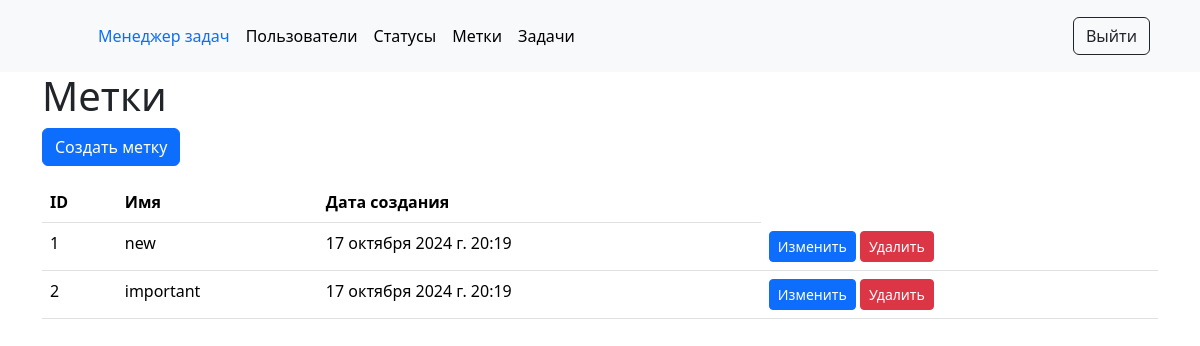
Screenshot of /tags/ (signed in) with the database file from the repository.
### task_manager/tags/models.py (models this page shows, shortened)
class Tag(models.Model):
    name = models.CharField(max_length=255,
                            unique=True,
                            verbose_name=gettext("Tag"))
    created_at = models.DateTimeField(auto_now_add=True)

### task_manager/tags/views.py (the view)
# urls.py: path('', views.tags_list, name='tags_list'),
@login_required
def tags_list(request):
    tags = Tag.objects.all()
    return render(request,
                  'tags/tags_list.html',
                  {'tags': tags})

### task_manager/templates/tags/tags_list.html
{% extends "base.html" %}
{% load i18n %}
{% block content %}
<div class="container">
    <h1>{% translate "Tags" %}</h1>
    <a href="{% url 'tag_create' %}" class="btn btn-primary">{% translate "Create tag" %}</a>
    <table class="table mt-3">
        <thead>
            <tr>
                <th>ID</th>
                <th>{% translate "Name" %}</th>
                <th>{% translate "Creation date" %}</th>
            </tr>
        </thead>
        <tbody>
            {% for tag in tags %}
                <tr>
                    <td>{{ tag.id }}</td>
                    <td>{{ tag.name }}</td>
                    <td>{{ tag.created_at }}</td>
                    <td>
                        <a href="{% url 'tag_update' tag.id %}" class="btn btn-primary btn-sm">{% translate "Edit" %}</a>
                        <a href="{% url 'tag_delete' tag.id %}" class="btn btn-danger btn-sm">{% translate "Delete" %}</a>
                    </td>
                </tr>
            {% endfor %}
        </tbody>
    </table>
</div>
{% endblock %}

### rows the page displays
Tag: id "1", name "new", created_at "17 октября 2024 г. 20:19"
Tag: id "2", name "important", created_at "17 октября 2024 г. 20:19"
